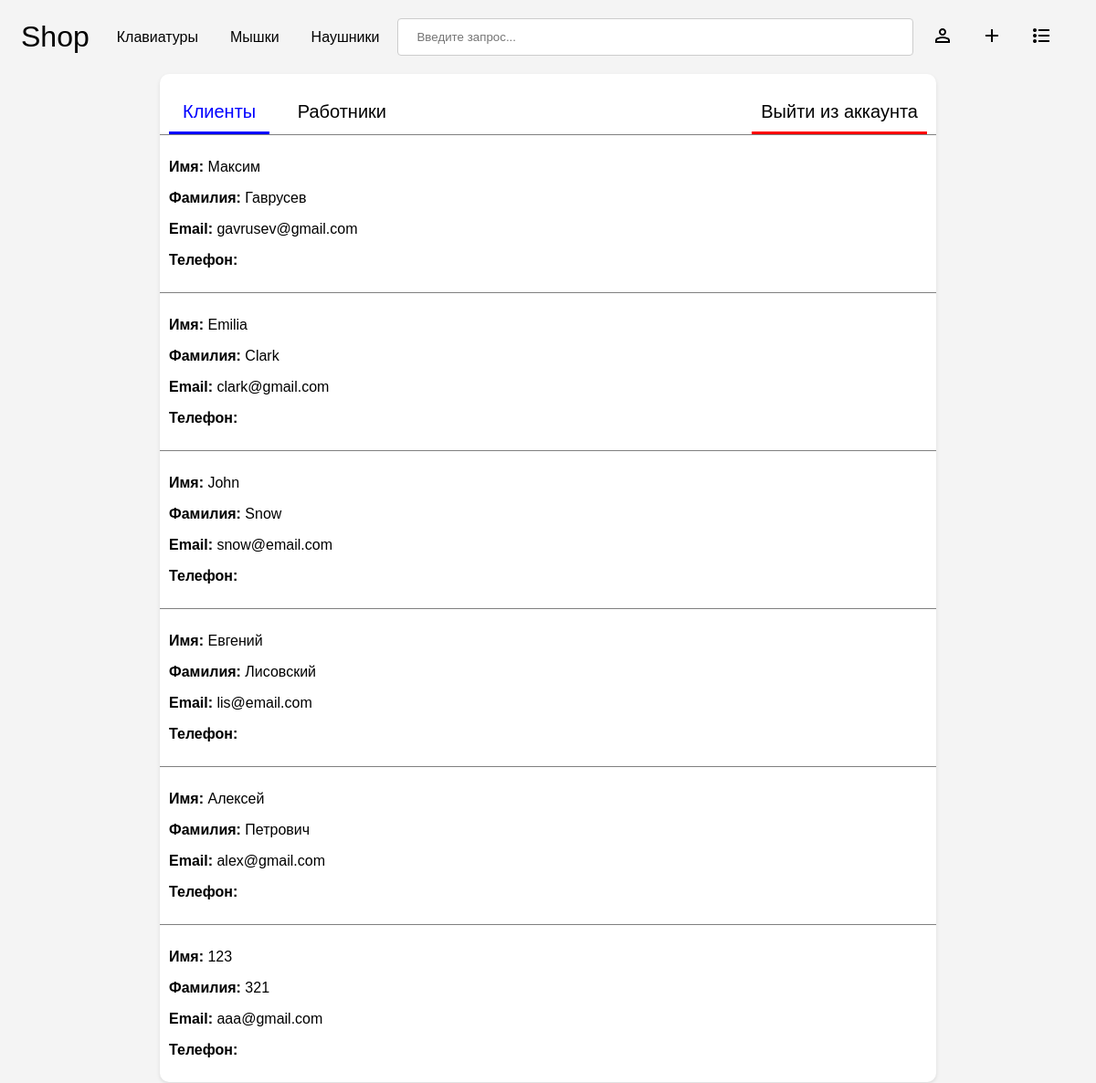
The app's page /person-panel/ (signed in) with its own data.
### base/models.py (models this page shows)
class User(AbstractUser):
    email = models.EmailField(null=True, unique=True)
    phone_number = models.CharField(
        max_length=20,
        validators=[phone_regex],
        null = True,
        blank=False
    )
    username = models.CharField(max_length=100, blank = True, null = True)
    USERNAME_FIELD = 'email'
    REQUIRED_FIELDS = []

### base/views.py (the view)
# urls.py: path('person-panel/',views.personPanel, name = 'person-panel'),
@login_required(login_url='/login')
@user_passes_test(only_for_staff, login_url='/login')
def personPanel(request):
    users = User.objects.all
    context = {'users':users}
    return render(request, 'person-panel.html', context)

### base/context_processors.py (called while the page is built)
def cart_item_count(request):
    cart_count = 0
    cart = None
    if request.user.is_authenticated:
        cart,_ = Cart.objects.get_or_create(user=request.user, status = '-')
    elif request.session.session_key != None:
        cart,_ = Cart.objects.get_or_create(session_key=request.session.session_key,status = '-')
    if cart:
        cart_products = CartItem.objects.filter(cart=cart)
        if cart_products.exists():
            cart_count = cart_products.aggregate(Sum('quantity'))['quantity__sum']
        else:
            cart_count = 0
    return {'cart_item_count': cart_count}

### base/views.py (called while the page is built)
def only_for_staff(user):
  return user.is_staff

### templates/person-panel.html (shortened to what this page needs)
<!DOCTYPE html>
{% load static %}
<html lang="en">
<head>
</head>
<body>
    {% load custom_filters %}
    {% include 'navbar.html' %}
    <div class="admin-panel-wrapper">
        <ul class="tabs">
            <li class="tab-link active" data-tab="customers">Клиенты</li>
            <li class="tab-link" data-tab="staff">Работники</li>
            <a class="exit-link" href="{% url 'logout' %}">Выйти из аккаунта</a>
        </ul>
        <div id="customers" class="tab-content active">
            {% for user in users %}
                {% if not user.is_staff %}
                    <div class="person">
                        <div>
                            <p><strong>Имя:</strong> {{ user.first_name }}</p>
                            <p><strong>Фамилия:</strong> {{ user.last_name }}</p>
                            <p><strong>Email:</strong> {{ user.email }}</p>
                            <p><strong>Телефон:</strong> {% if user.phone_number %} {{ user.phone_number }} {% endif %}</p>
                        </div>
                    </div>
                {% endif %}
            {% endfor %}
        </div>
    </div>
</body>
</html>

### templates/person-panel.html (style rules this page uses)
body { font-family: Arial, Helvetica, sans-serif; background-color: #f4f4f4; overflow-y: scroll; }
.admin-panel-wrapper { margin: auto; max-width: 850px; background-color: white; border-radius: 10px; box-shadow: 0 2px 4px rgba(0, 0, 0, 0.1); }
.tabs { padding: 20px 0px 0px 10px; margin: 0; font-size: 20px; list-style-type: none; border-bottom: 1px solid gray; }
.tab-link { padding: 10px 15px; margin-right: 10px; display: inline-block; cursor: pointer; }
.tab-link.active { color: blue; border-bottom: 3px solid blue; }
.person { padding: 10px; border-bottom: 1px solid gray; }
.person:last-child { border: none; }
.tab-content { display: none; }
.tab-content.active { display: block; }
.exit-link { margin-right: 10px; float: right; padding: 10px; border-bottom: 3px solid red; cursor: pointer; color: black; text-decoration: none; }

### records on screen
User: first_name "Максим", last_name "Гаврусев", email "gavrusev@gmail.com"
User: first_name "Emilia", last_name "Clark", email "clark@gmail.com"
User: first_name "John", last_name "Snow", email "snow@email.com"
User: first_name "Евгений", last_name "Лисовский", email "lis@email.com"
User: first_name "Алексей", last_name "Петрович", email "alex@gmail.com"
User: first_name "123", last_name "321", email "aaa@gmail.com"
